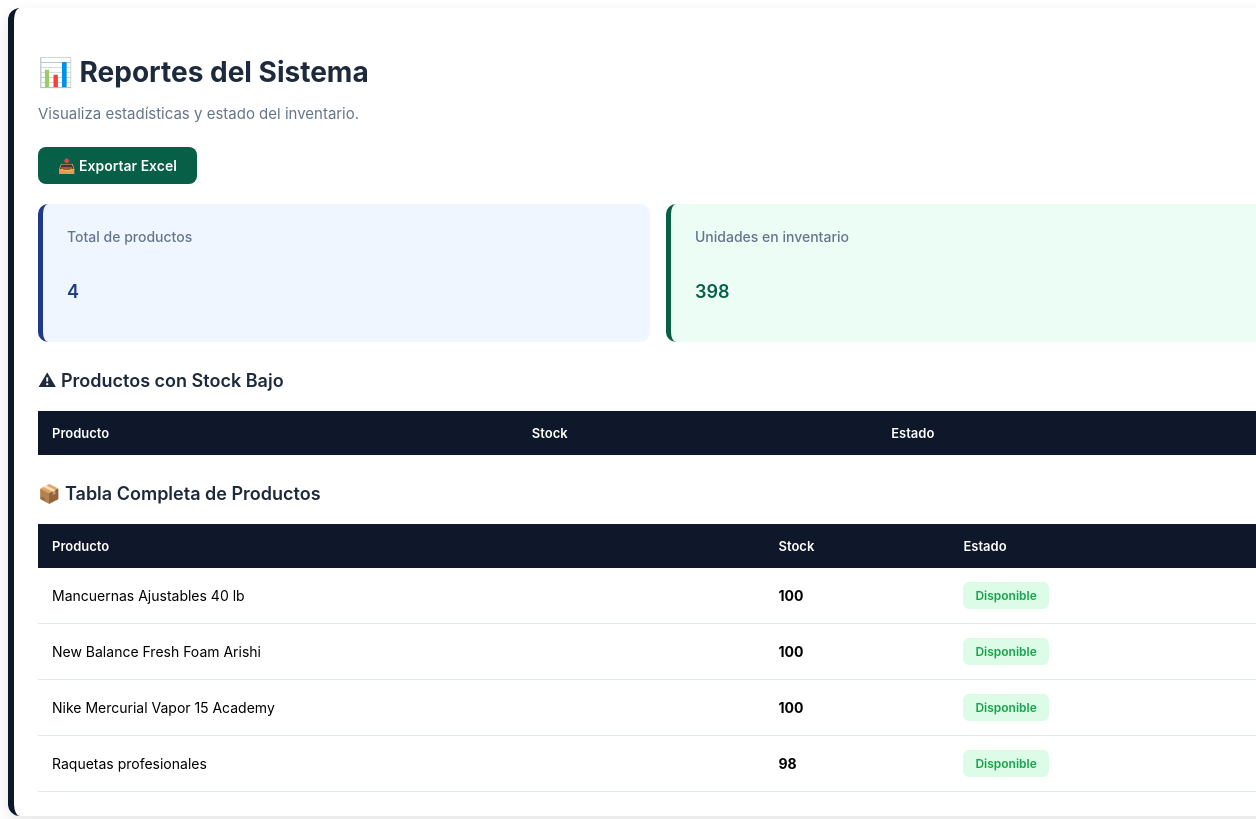
Screenshot of /admin/admin_reportes.php with the database file from the repository.
### tables this page shows
CREATE TABLE `productos` (
  `id_producto` int(11) NOT NULL AUTO_INCREMENT,
  `codigo` varchar(50) DEFAULT NULL,
  `nombre` varchar(100) NOT NULL,
  `descripcion` text DEFAULT NULL,
  `precio` decimal(10,2) NOT NULL,
  `precio_costo` decimal(10,2) DEFAULT 0.00,
  `stock` int(11) DEFAULT 0,
  `estado` enum('disponible','agotado') DEFAULT 'disponible',
  `fecha_creacion` timestamp NOT NULL DEFAULT current_timestamp(),
  `id_categoria` int(11) NOT NULL,
  `id_marca` int(11) NOT NULL,
  `precio_descuento` decimal(10,2) DEFAULT NULL,
  `en_oferta` tinyint(1) DEFAULT 0,
  `fecha_inicio_oferta` date DEFAULT NULL,
  `fecha_fin_oferta` date DEFAULT NULL,
  PRIMARY KEY (`id_producto`),
  UNIQUE KEY `codigo` (`codigo`),
  KEY `id_categoria` (`id_categoria`),
  KEY `id_marca` (`id_marca`),
  CONSTRAINT `productos_ibfk_1` FOREIGN KEY (`id_categoria`) REFERENCES `categorias` (`id_categoria`),
  CONSTRAINT `productos_ibfk_2` FOREIGN KEY (`id_marca`) REFERENCES `marcas` (`id_marca`)
);

### admin/admin_reportes.php (the view, shortened to what this page needs)
<?php
include("../core/conexion.php");
$totalProductos = $conexion->query("
SELECT COUNT(*) as total
FROM productos
");
$row1 = $totalProductos->fetch_assoc();
$totalStock = $conexion->query("
SELECT SUM(stock) as total
FROM productos
");
$row2 = $totalStock->fetch_assoc();
$consultaProductos = "
SELECT *
FROM productos
ORDER BY nombre ASC
";
$resultadoProductos = $conexion->query($consultaProductos);
?>
<div class="contenedor-reportes">
<h2>📊 Reportes del Sistema</h2>
<p>Visualiza estadísticas y estado del inventario.</p>
<a href="exportar_excel.php">
<button class="boton-exportar">
📥 Exportar Excel
</button>
</a>
<div class="stats-grid">
<div class="stat-card blue">
<p>Total de productos</p>
<h3><?php echo $row1['total']; ?></h3>
</div>
<div class="stat-card green">
<p>Unidades en inventario</p>
<h3><?php echo $row2['total']; ?></h3>
</div>
</div>
<h3>⚠ Productos con Stock Bajo</h3>
<table>
<thead>
<tr>
<th>Producto</th>
<th>Stock</th>
<th>Estado</th>
</tr>
</thead>
</table>
<h3>📦 Tabla Completa de Productos</h3>
<table>
<thead>
<tr>
<th>Producto</th>
<th>Stock</th>
<th>Estado</th>
</tr>
</thead>
<tbody>
<?php while($row = $resultadoProductos->fetch_assoc()){ ?>
<tr>
<td><?php echo $row['nombre']; ?></td>
<td><strong><?php echo $row['stock']; ?></strong></td>
<td>
<?php
if($row['stock'] < 5){
echo '<span class="stock-bajo">Stock Bajo</span>';
}else{
echo '<span class="disponible">Disponible</span>';
}
?>
</td>
</tr>
<?php } ?>
</tbody>
</table>
</div>

### admin/admin_reportes.php (style rules this page uses)
* { font-family: 'Inter', sans-serif; }
.contenedor-reportes { background:white; padding:24px; border-radius:12px; border-left:6px solid #0f172a; box-shadow:0px 5px 15px rgba(0,0,0,0.1); width:100%; }
.contenedor-reportes h2 { font-size:28px; font-weight:bold; margin-bottom:6px; color:#1e293b; display:flex; align-items:center; gap:12px; }
.contenedor-reportes p { color:#64748b; margin-bottom:24px; font-size:15px; }
.stats-grid { display:grid; grid-template-columns:repeat(auto-fit,minmax(200px,1fr)); gap:16px; margin-bottom:28px; }
.stat-card { padding:24px; border-radius:10px; display:flex; flex-direction:column; }
.stat-card.blue { background:#eff6ff; border-left:5px solid #1e3a8a; }
.stat-card.green { background:#ecfdf5; border-left:5px solid #065f46; }
.stat-card p { font-size:14px; font-weight:500; margin:0 0 8px 0; }
.stat-card h3 { font-size:28px; font-weight:bold; margin:0; }
.stat-card.blue h3 { color:#1e3a8a; }
.stat-card.green h3 { color:#065f46; }
.contenedor-reportes h3 { margin:28px 0 16px 0; font-size:18px; font-weight:600; color:#1e293b; display:flex; align-items:center; gap:10px; }
.contenedor-reportes table { width:100%; border-collapse:collapse; margin-top:20px; }
.contenedor-reportes table th { background:#0f172a; color:white; padding:14px; text-align:left; font-weight:600; font-size:13px; }
.contenedor-reportes table td { padding:14px; border-bottom:1px solid #e2e8f0; font-size:14px; }
.disponible { background:#dcfce7; color:#16a34a; padding:6px 12px; border-radius:6px; font-size:12px; font-weight:600; display:inline-block; }
.boton-exportar { background:#065f46; color:white; padding:10px 20px; border:none; border-radius:8px; cursor:pointer; font-weight:600; font-size:14px; display:inline-flex; align-items:center; gap:8px; transition:all 0.3s; margin-bottom:20px; }

### rows the page displays
productos: nombre "Mancuernas Ajustables 40 lb", stock "100", shows "Disponible"
productos: nombre "New Balance Fresh Foam Arishi", stock "100", shows "Disponible"
productos: nombre "Nike Mercurial Vapor 15 Academy", stock "100", shows "Disponible"
productos: nombre "Raquetas profesionales", stock "98", shows "Disponible"

### other values shown
$row1['total'] "4"
$row2['total'] "398"
